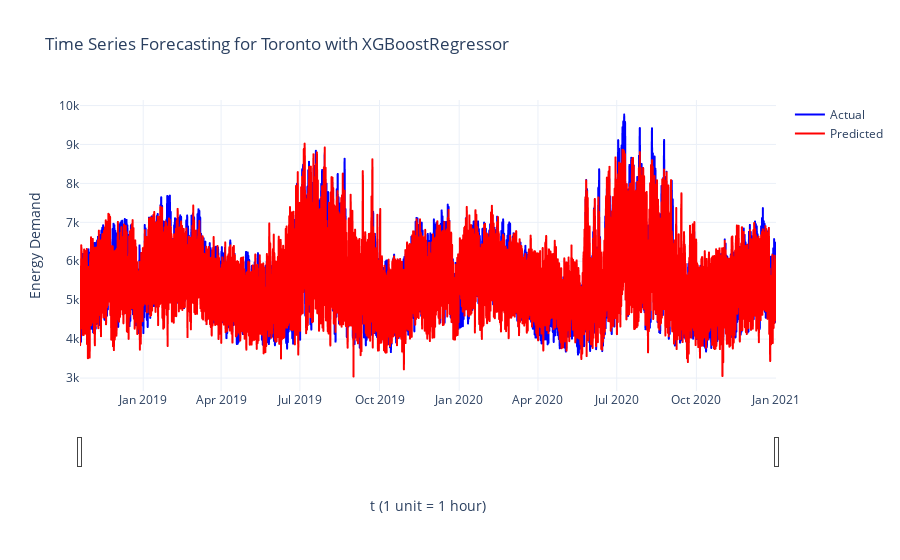

Notebook cell for this chart:
### Markdown cell above
## Results and Analysis

### Code cell
#@markdown plot prediction
from plotly import graph_objects as go
fig = go.Figure()
fig.add_trace(go.Scattergl(
    x=test_idx,
    y=y_test.to_numpy(),
    name='Actual',
    line_color='blue')
)

fig.add_trace(go.Scattergl(
    x=test_idx,
    y=pred,
    name='Predicted',
    line_color='red')
)


# Set the theme to 'plotly_white'
fig.update_layout(
    title=f"Time Series Forecasting for {target} with XGBoostRegressor",
    xaxis_title="t (1 unit = 1 hour)",
    yaxis_title="Energy Demand",
    template="plotly_white",
    xaxis = dict( rangeslider=dict(
      visible=True
    ))
)
fig.show()
# fig.write_html(f'mcr4_xgb_mt1r1_pred.html')

### Figure 1 — Plotly figure (JSON) as saved in the notebook; plotly's stock layout.template omitted (floating-point values rounded to 4 significant figures; data arrays with more than 128 entries replaced by an {"elided": "..."} marker saying what was removed)
{"data": [{"line": {"color": "blue"}, "name": "Actual", "type": "scattergl", "x": {"elided": "19272 str values"}, "y": {"elided": "19272 int values"}}, {"line": {"color": "red"}, "name": "Predicted", "type": "scattergl", "x": {"elided": "19272 str values"}, "y": {"elided": "19272 float values"}}], "layout": {"title": {"text": "Time Series Forecasting for Toronto with XGBoostRegressor"}, "xaxis": {"rangeslider": {"visible": true}, "title": {"text": "t (1 unit = 1 hour)"}}, "yaxis": {"title": {"text": "Energy Demand"}}}}
